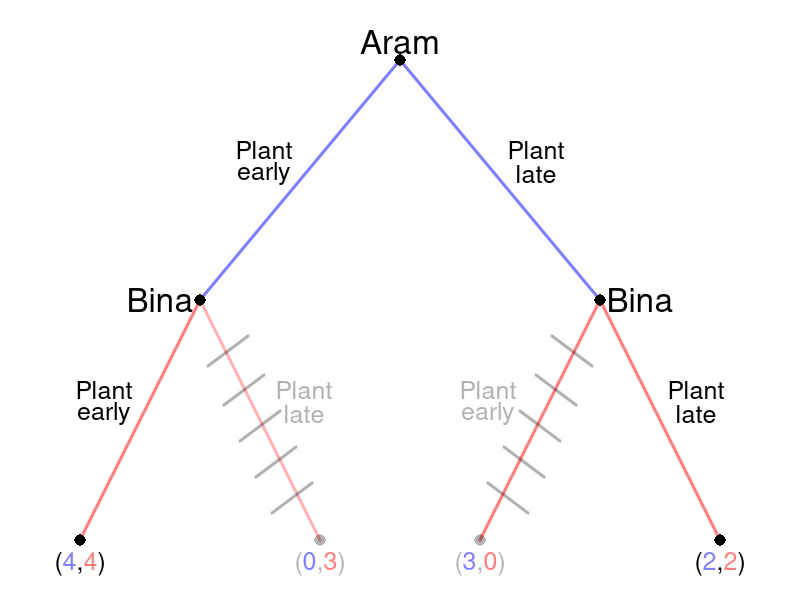

The R script that drew this image:
require(shape)
pdf(file = "people/sequential_palanpur_player1.pdf", width = 9, height = 7)

#Set parameters for graphics
axislabelsize <- 1.5
labelsize <- 2
actionlabelsize <- 1.5
graphlinewidth <- 3
segmentlinewidth <- 2
nodesize <- 1.5
fadelevel <- 0.3

COL <- c("#7fc97f", "#beaed4", "#fdc086", "#ffff99", "#386cb0", "#f0027f", "#bf5b17", "#666666")
COLA <- c("#99d8c9","#66c2a4","#41ae76", "#238b45", "#005824")
COLB <- c("#4eb3d3", "#2b8cbe", "#0868ac","#084081")

par(mar =  c(0, 0, 0, 0))

xlims <- c(0, 10)
ylims <- c(0, 10)

npts <- 501 
x <- seq(xlims[1], xlims[2], length.out = npts)
y <- seq(ylims[1], ylims[2], length.out = npts) 

plot(0, 0, xlim = xlims, ylim = ylims, type = "n",
     xlab = expression(paste("")),
     ylab = expression(paste("")), 
     xaxt = "n", 
     yaxt = "n", 
     cex.lab = axislabelsize, 
     bty = "n",
     xaxs="i", 
     yaxs="i")

ticksy <- seq(from = 0, to = ylims[2], by = 2)
ylabels <- seq(from = 0, to = ylims[2], by = 2)
ticksx <- seq(from = 0, to = xlims[2], by = 2)
xlabels <- seq(from = 0, to = xlims[2], by = 2)

#Branches for Aram
#Plant early
segments(5, 9, 2.5, 5, lty = 1, col = rgb(0, 0, 1, 0.5), lwd = graphlinewidth)
#Plant late
segments(5, 9, 7.5, 5, lty = 1, col = rgb(0, 0, 1, 0.5), lwd = graphlinewidth)

#Branches for Bina
#From Aram planting early
#Bina plants early
segments(2.5, 5, 1, 1, lty = 1, col = rgb(1, 0, 0, 0.5), lwd = graphlinewidth)
#Bina plants late
segments(2.5, 5, 4, 1, lty = 1, col = rgb(1, 0, 0, fadelevel), lwd = graphlinewidth)

#From Aram plants late
#Bina plants early
segments(7.5, 5, 6, 1, lty = 1, col = rgb(1, 0, 0, 0.5), lwd = graphlinewidth)


#Bina plants late
segments(7.5, 5, 9, 1, lty = 1, col = rgb(1, 0, 0, 0.5), lwd = graphlinewidth)

#Initial node
points(5, 9, pch = 16, col = "black", cex = nodesize)

#P1 Nodes
points(2.5, 5, pch = 16, col = "black", cex = nodesize)
points(7.5, 5, pch = 16, col = "black", cex = nodesize)

#P2 Terminal Nodes
points(1, 1, pch = 16, col = "black", cex = nodesize)
points(4, 1, pch = 16, col = rgb(0,0,0,fadelevel), cex = nodesize)
points(6, 1, pch = 16, col = rgb(0,0,0,fadelevel), cex = nodesize)
points(9, 1, pch = 16, col = "black", cex = nodesize)

text(5, 9.3, expression(paste("Aram")), cex = labelsize)

text(3.3, 7.5, expression(paste("Plant")), cex = actionlabelsize)
text(3.3, 7.1, expression(paste("early")), cex = actionlabelsize)
text(6.7, 7.5, expression(paste("Plant")), cex = actionlabelsize)
text(6.7, 7.1, expression(paste("late")), cex = actionlabelsize)


text(2, 5, expression(paste("Bina")), cex = labelsize)
text(1.3, 3.5, expression(paste("Plant")), cex = actionlabelsize)
text(1.3, 3.1, expression(paste("early")), cex = actionlabelsize)
text(3.8, 3.5, expression(paste("Plant")), cex = actionlabelsize, col = rgb(0,0,0,fadelevel))
text(3.8, 3.1, expression(paste("late")), cex = actionlabelsize, col = rgb(0,0,0,fadelevel))


text(8, 5, expression(paste("Bina")), cex = labelsize)
text(6.1, 3.5, expression(paste("Plant")), cex = actionlabelsize, col = rgb(0,0,0,fadelevel))
text(6.1, 3.1, expression(paste("early")), cex = actionlabelsize, col = rgb(0,0,0,fadelevel))
text(8.7, 3.5, expression(paste("Plant")), cex = actionlabelsize)
text(8.7, 3.1, expression(paste("late")), cex = actionlabelsize)

#Payoffs 

text(1, .6, expression("(" * phantom("4") * "," * phantom("4") * ")"), cex = actionlabelsize)
text(1, .6, expression(phantom("(") * "4" * phantom(",") * phantom("4") * phantom(")")), col = rgb(0, 0, 1, 0.5),  cex = actionlabelsize)
text(1, .6, expression(phantom("(") * phantom("4") * phantom(",") * "4" * phantom(")")), col = rgb(1, 0, 0, 0.5), cex = actionlabelsize)

text(4, .6, expression("(" * phantom("0") * "," * phantom("3") * ")"), cex = actionlabelsize,col = rgb(0,0,0,fadelevel))
text(4, .6, expression(phantom("(") * "0" * phantom(",") * phantom("3") * phantom(")")), col = rgb(0, 0, 1, 0.5,fadelevel),  cex = actionlabelsize)
text(4, .6, expression(phantom("(") * phantom("0") * phantom(",") * "3" * phantom(")")), col = rgb(1, 0, 0, 0.5,fadelevel), cex = actionlabelsize)

text(6, .6, expression("(" * phantom("3") * "," * phantom("0") * ")"), cex = actionlabelsize,col = rgb(0,0,0,fadelevel))
text(6, .6, expression(phantom("(") * "3" * phantom(",") * phantom("0") * phantom(")")), col = rgb(0, 0, 1, 0.5,fadelevel),  cex = actionlabelsize)
text(6, .6, expression(phantom("(") * phantom("3") * phantom(",") * "0" * phantom(")")), col = rgb(1, 0, 0, 0.5,fadelevel), cex = actionlabelsize)

text(9, .6, expression("(" * phantom("2") * "," * phantom("2") * ")"), cex = actionlabelsize)
text(9, .6, expression(phantom("(") * "2" * phantom(",") * phantom("2") * phantom(")")), col = rgb(0, 0, 1, 0.5),  cex = actionlabelsize)
text(9, .6, expression(phantom("(") * phantom("2") * phantom(",") * "2" * phantom(")")), col = rgb(1, 0, 0, 0.5), cex = actionlabelsize)

#Cutting branch plant late when A plants early
segments(2.6, 3.9, 3.1, 4.4, lty = 1, col = rgb(0,0,0,fadelevel), lwd = graphlinewidth)
segments(2.8, 3.25, 3.3, 3.75, lty = 1, col = rgb(0,0,0,fadelevel), lwd = graphlinewidth)
segments(3, 2.65, 3.5, 3.15, lty = 1, col = rgb(0,0,0,fadelevel), lwd = graphlinewidth)
segments(3.2, 2.05, 3.7, 2.55, lty = 1, col = rgb(0,0,0,fadelevel), lwd = graphlinewidth)
segments(3.4, 1.45, 3.9, 1.95, lty = 1, col = rgb(0,0,0,fadelevel), lwd = graphlinewidth)


#Cutting branch plant late when A plants
segments(7.4, 3.9, 6.9, 4.4, lty = 1, col = rgb(0,0,0,fadelevel), lwd = graphlinewidth)
segments(7.2, 3.25, 6.7, 3.75, lty = 1, col = rgb(0,0,0,fadelevel), lwd = graphlinewidth)
segments(7, 2.65, 6.5, 3.15, lty = 1, col = rgb(0,0,0,fadelevel), lwd = graphlinewidth)
segments(6.8, 2.05, 6.3, 2.55, lty = 1, col = rgb(0,0,0,fadelevel), lwd = graphlinewidth)
segments(6.6, 1.45, 6.1, 1.95, lty = 1, col = rgb(0,0,0,fadelevel), lwd = graphlinewidth)


dev.off()
